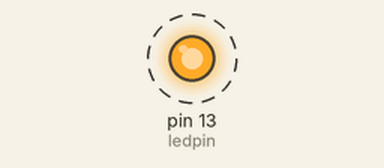
Recording of a sketch running on a simulated Arduino Uno, built with avr-gcc and run on an emulated ATmega328P. Shown: output pins drawn as LEDs (lit = HIGH). Dashed ring = blinking.

Above: at 0.2 s.
Timing chart, 0 to 3.0 s (numbered marks = the images above):
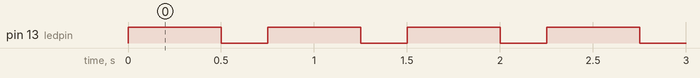

Measured:
- by itself, pin 13 (ledpin): alternates HIGH for 0.50 s and LOW for 0.25 s

The sketch:

Blinking_Led.ino
```cpp
int ledpin = 13; // pin no 13 is is the on board led pin
void setup() {
  // put your setup code here, to run once:
pinMode (ledpin, OUTPUT); //We set pin 13 as the output pin
}

void loop() {
  // put your main code here, to run repeatedly:
digitalWrite (ledpin,HIGH); //we turn the led on
delay (500); //led remains on for 0.5s
digitalWrite (ledpin,LOW); //we turn the led off
delay (250); // led is off for 1s
}
```
